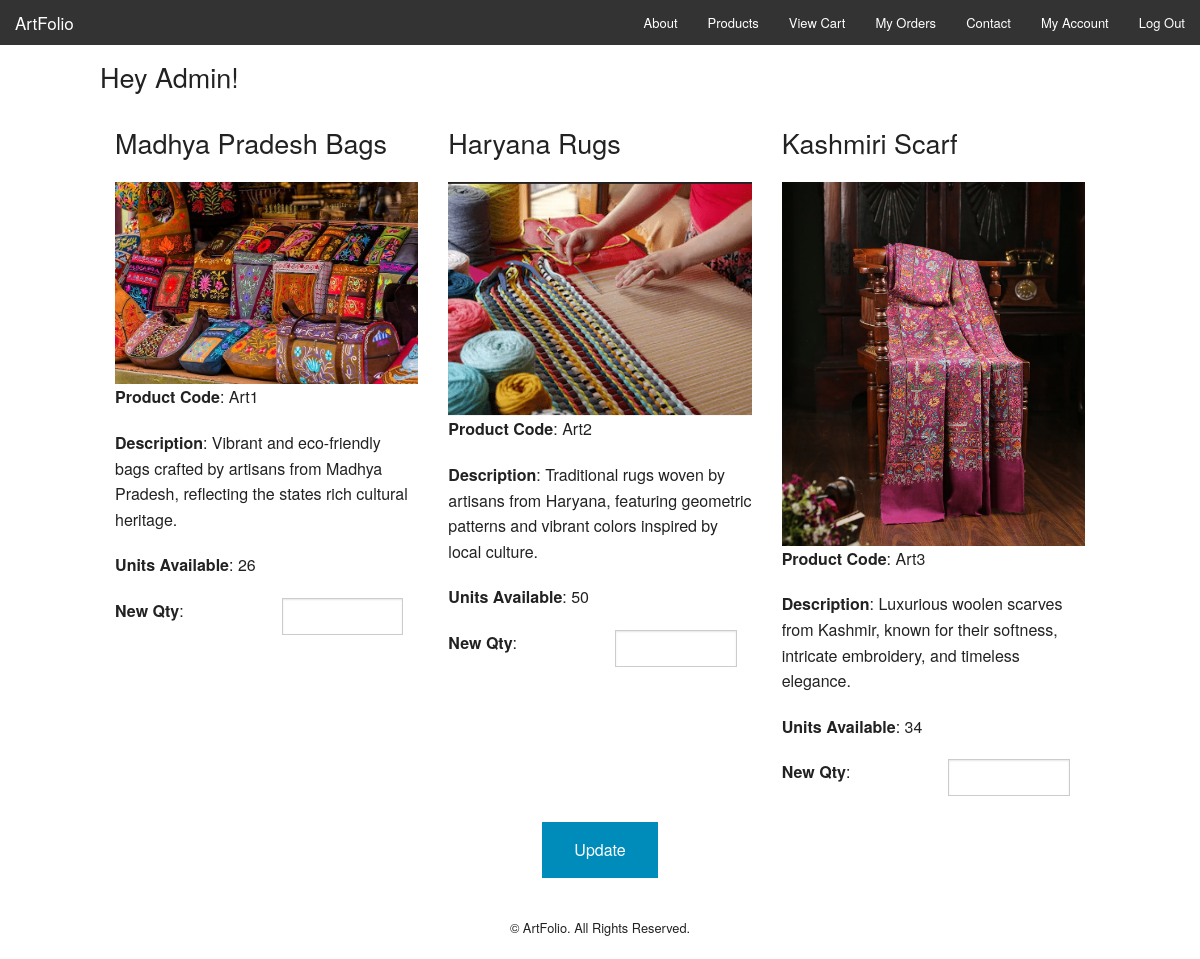
/admin.php (signed in), run on the app's committed database.
### tables this page shows
CREATE TABLE IF NOT EXISTS `products` (
  `id` int(11) NOT NULL AUTO_INCREMENT,
  `product_code` varchar(60) NOT NULL,
  `product_name` varchar(60) NOT NULL,
  `product_desc` tinytext NOT NULL,
  `product_img_name` varchar(60) NOT NULL,
  `qty` int(5) NOT NULL,
  `price` decimal(10,2) NOT NULL,
  PRIMARY KEY (`id`),
  UNIQUE KEY `product_code` (`product_code`)
);

### admin.php (the view, shortened to what this page needs)
<?php
include 'config.php';
?>
<!doctype html>
<html class="no-js" lang="en">
  <head>
    <link rel="stylesheet" href="css/foundation.css" />
  </head>
  <body>
    <nav class="top-bar" data-topbar role="navigation">
      <ul class="title-area">
        <li class="name">
          <h1><a href="index.php">ArtFolio</a></h1>
        </li>
      </ul>
      <section class="top-bar-section">
        <ul class="right">
          <li><a href="about.php">About</a></li>
          <li><a href="products.php">Products</a></li>
          <li><a href="cart.php">View Cart</a></li>
          <li><a href="orders.php">My Orders</a></li>
          <li><a href="contact.php">Contact</a></li>
          <?php
          if(isset($_SESSION['username'])){
            echo '<li><a href="account.php">My Account</a></li>';
            echo '<li><a href="logout.php">Log Out</a></li>';
          }
          else{
            echo '<li><a href="login.php">Log In</a></li>';
            echo '<li><a href="register.php">Register</a></li>';
          }
          ?>
        </ul>
      </section>
    </nav>
    <div class="row" style="margin-top:10px;">
      <div class="large-12">
        <h3>Hey Admin!</h3>
        <?php
          $result = $mysqli->query("SELECT * from products order by id asc");
          if($result) {
            while($obj = $result->fetch_object()) {
              echo '<div class="large-4 columns">';
              echo '<p><h3>'.$obj->product_name.'</h3></p>';
              echo '<img src="images/products/'.$obj->product_img_name.'"/>';
              echo '<p><strong>Product Code</strong>: '.$obj->product_code.'</p>';
              echo '<p><strong>Description</strong>: '.$obj->product_desc.'</p>';
              echo '<p><strong>Units Available</strong>: '.$obj->qty.'</p>';
              echo '<div class="large-6 columns" style="padding-left:0;">';
              echo '<form method="post" name="update-quantity" action="admin-update.php">';
              echo '<p><strong>New Qty</strong>:</p>';
              echo '</div>';
              echo '<div class="large-6 columns">';
              echo '<input type="number" name="quantity[]"/>';
              echo '</div>';
              echo '</div>';
            }
          }
        ?>
      </div>
    </div>
    <div class="row" style="margin-top:10px;">
      <div class="small-12">
        <center><p><input style="clear:both;" type="submit" class="button" value="Update"></p></center>
        <footer style="margin-top:10px;">
           <p style="text-align:center; font-size:0.8em;">&copy; ArtFolio. All Rights Reserved.</p>
        </footer>
      </div>
    </div>
  </body>
</html>

### data on the page
products: product_name "Madhya Pradesh Bags", product_img_name (picture), product_code "Art1", product_desc "Vibrant and eco-friendly bags crafted by artisans from Madhya Pradesh, reflecting the states rich cultural heritage.", qty "26"
products: product_name "Haryana Rugs", product_img_name (picture), product_code "Art2", product_desc "Traditional rugs woven by artisans from Haryana, featuring geometric patterns and vibrant colors inspired by local culture.", qty "50"
products: product_name "Kashmiri Scarf", product_img_name (picture), product_code "Art3", product_desc "Luxurious woolen scarves from Kashmir, known for their softness, intricate embroidery, and timeless elegance.", qty "34"
